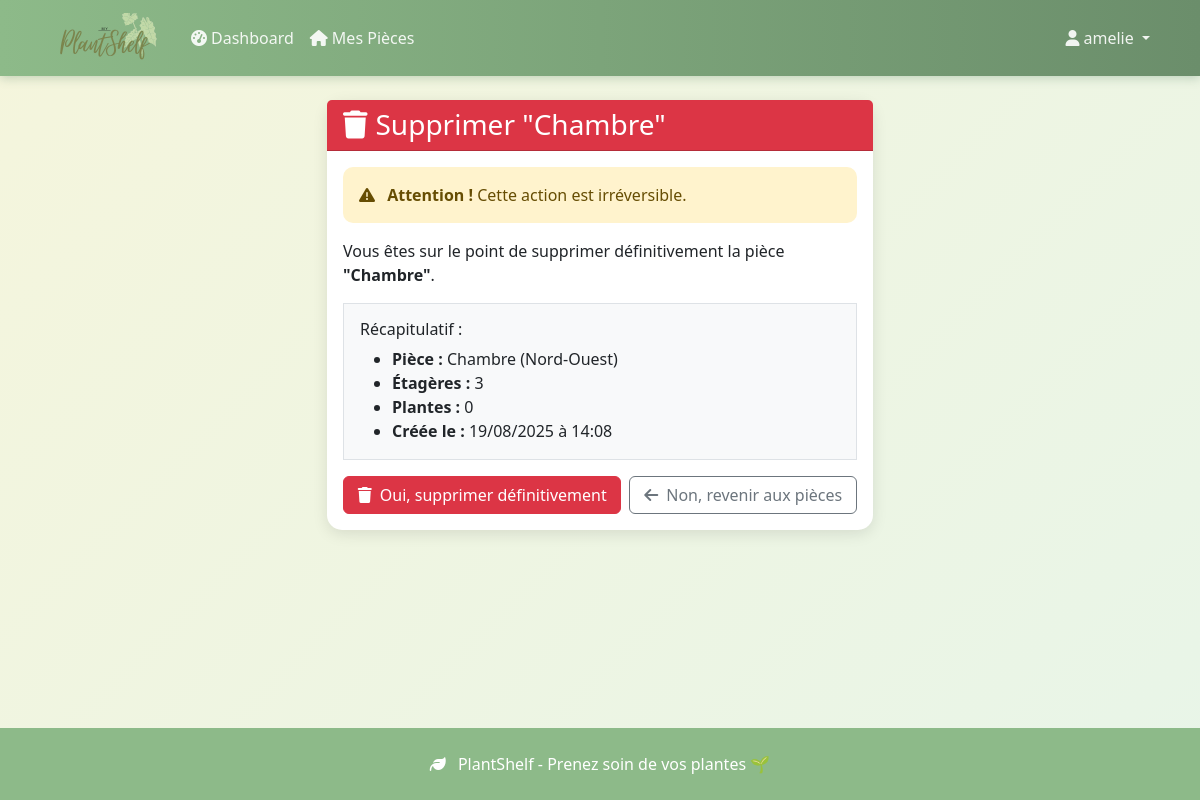
Before: /pieces/3/supprimer/ (signed in) with the older database file.
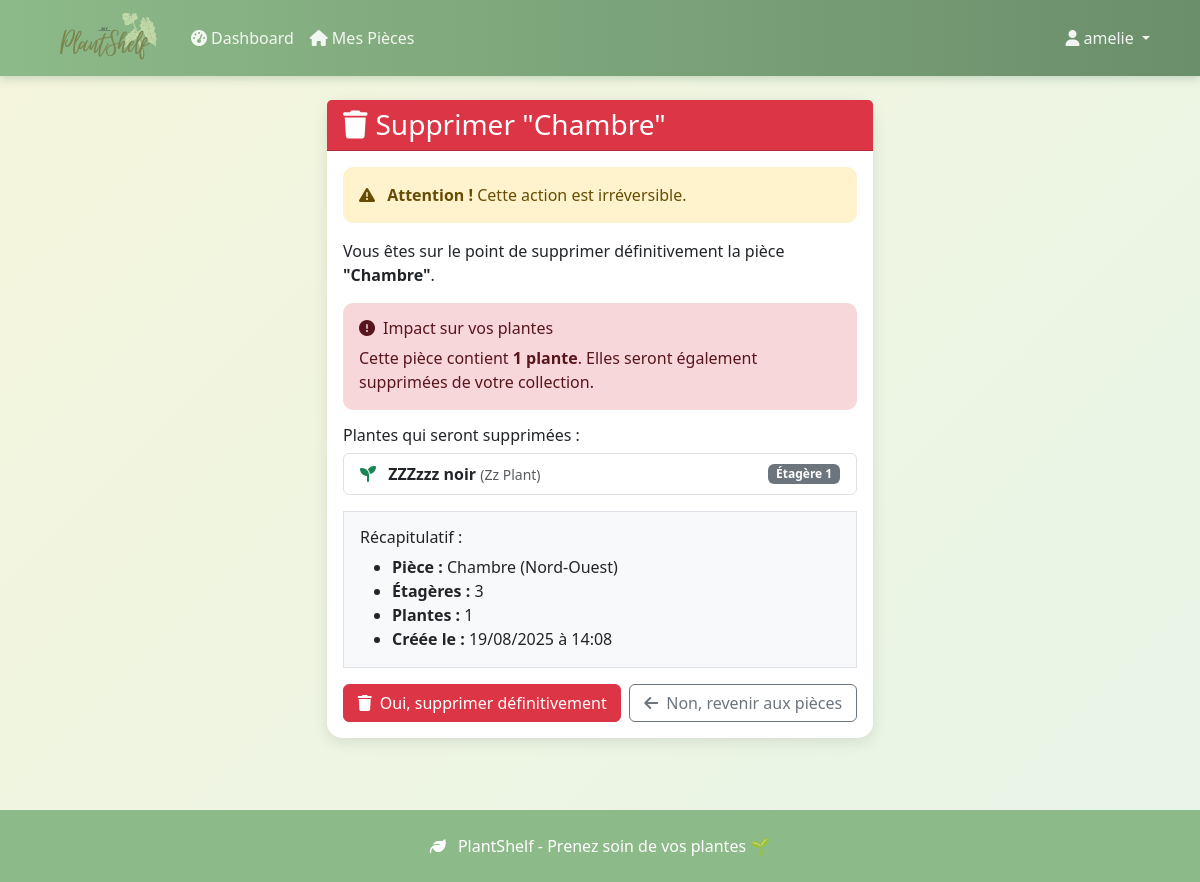
After: the same page with the newer database file.
### plantes/models.py (models this page shows, shortened)
class Piece(models.Model):
    EXPOSITION_CHOICES = [
        ('nord', 'Nord'),
        ('sud', 'Sud'),
        ('est', 'Est'),
        ('ouest', 'Ouest'),
        ('nord_est', 'Nord-Est'),
        ('nord_ouest', 'Nord-Ouest'),
        ('sud_est', 'Sud-Est'),
        ('sud_ouest', 'Sud-Ouest'),
    ]
    user = models.ForeignKey(User, on_delete=models.CASCADE, related_name='pieces')
    nom = models.CharField(max_length=100)
    exposition = models.CharField(max_length=20, choices=EXPOSITION_CHOICES)
    description = models.TextField(blank=True, null=True)
    nombre_etageres = models.IntegerField(default=3, validators=[MinValueValidator(1), MaxValueValidator(10)])
    created_at = models.DateTimeField(auto_now_add=True)
    updated_at = models.DateTimeField(auto_now=True)
    class Meta:
        ordering = ['nom']
        unique_together = ['user', 'nom']  # Pas deux pièces avec le même nom pour un user
    @property
    def nombre_plantes(self):
        return self.plantes.count()

class PlantePossedee(models.Model):
    user = models.ForeignKey(User, on_delete=models.CASCADE, related_name='plantes')
    espece = models.ForeignKey(EspecePlante, on_delete=models.CASCADE, related_name='instances')
    piece = models.ForeignKey(Piece, on_delete=models.CASCADE, related_name='plantes')
    nom_personnalise = models.CharField(max_length=100, blank=True, null=True)
    etagere_numero = models.IntegerField(default=1, validators=[MinValueValidator(1), MaxValueValidator(10)])
    position_x = models.IntegerField(default=0)  # Position horizontale sur l'étagère
    derniere_fois_arrosee = models.DateTimeField(auto_now_add=True)
    notes = models.TextField(blank=True, null=True)
    created_at = models.DateTimeField(auto_now_add=True)
    class Meta:
        ordering = ['piece', 'etagere_numero', 'position_x']
    @property
    def nom_affiche(self):
        return self.nom_personnalise or self.espece.nom_commun

class EspecePlante(models.Model):
    EXPOSITION_CHOICES = [
        ('faible', 'Lumière faible'),
        ('indirecte', 'Lumière indirecte'),
        ('directe', 'Lumière directe'),
        ('variable', 'Variable'),
    ]
    nom_commun = models.CharField(max_length=100)
    nom_scientifique = models.CharField(max_length=100, blank=True, null=True)
    perenual_id = models.IntegerField(blank=True, null=True, unique=True)
    frequence_arrosage_jours = models.IntegerField(default=7, validators=[MinValueValidator(1), MaxValueValidator(365)])
    exposition_preferee = models.CharField(max_length=20, choices=EXPOSITION_CHOICES, default='indirecte')
    image_design = models.ImageField(upload_to='plantes_designs/', blank=True, null=True)
    couleur_pot = models.CharField(max_length=7, default="#8B4513")  # Couleur hex
    created_at = models.DateTimeField(auto_now_add=True)
    class Meta:
        ordering = ['nom_commun']

### plantes/views.py (the view)
# urls.py: path('pieces/<int:piece_id>/supprimer/', views.supprimer_piece, name='supprimer_piece'),
@login_required
def supprimer_piece(request, piece_id):
    piece = get_object_or_404(Piece, id=piece_id, user=request.user)
    if request.method == 'POST':
        nom_piece = piece.nom
        piece.delete()
        messages.success(request, f'Pièce "{nom_piece}" supprimée avec succès!')
        return redirect('mes_pieces')
    return render(request, 'plantes/supprimer_piece.html', {'piece': piece})

### plantes/templates/plantes/supprimer_piece.html (shortened to what this page needs)
{% extends 'base.html' %}
{% block content %}
<div class="row justify-content-center">
    <div class="col-lg-6">
        <div class="card border-danger">
            <div class="card-header bg-danger text-white">
                <h3 class="mb-0">
                    <i class="fas fa-trash me-2"></i>Supprimer "{{ piece.nom }}"
                </h3>
            </div>
            <div class="card-body">
                <div class="alert alert-warning">
                    <i class="fas fa-exclamation-triangle me-2"></i>
                    <strong>Attention !</strong> Cette action est irréversible.
                </div>
                <p>Vous êtes sur le point de supprimer définitivement la pièce <strong>"{{ piece.nom }}"</strong>.</p>
                {% if piece.nombre_plantes > 0 %}
                <div class="alert alert-danger">
                    <h6 class="alert-heading">
                        <i class="fas fa-exclamation-circle me-2"></i>Impact sur vos plantes
                    </h6>
                    <p class="mb-0">
                        Cette pièce contient <strong>{{ piece.nombre_plantes }} plante{{ piece.nombre_plantes|pluralize }}</strong>.
                        Elles seront également supprimées de votre collection.
                    </p>
                </div>
                <h6>Plantes qui seront supprimées :</h6>
                <ul class="list-group mb-3">
                    {% for plante in piece.plantes.all %}
                    <li class="list-group-item d-flex justify-content-between align-items-center">
                        <div>
                            <i class="fas fa-seedling me-2 text-success"></i>
                            <strong>{{ plante.nom_affiche }}</strong>
                            <small class="text-muted">({{ plante.espece.nom_commun }})</small>
                        </div>
                        <span class="badge bg-secondary">
                            Étagère {{ plante.etagere_numero }}
                        </span>
                    </li>
                    {% endfor %}
                </ul>
                {% endif %}
                <div class="border p-3 bg-light mb-3">
                    <h6>Récapitulatif :</h6>
                    <ul class="mb-0">
                        <li><strong>Pièce :</strong> {{ piece.nom }} ({{ piece.get_exposition_display }})</li>
                        <li><strong>Étagères :</strong> {{ piece.nombre_etageres }}</li>
                        <li><strong>Plantes :</strong> {{ piece.nombre_plantes }}</li>
                        <li><strong>Créée le :</strong> {{ piece.created_at|date:"d/m/Y à H:i" }}</li>
                    </ul>
                </div>
                <form method="post">
                    <div class="d-grid gap-2 d-md-flex">
                        <button type="submit" class="btn btn-danger flex-md-fill">
                            <i class="fas fa-trash me-2"></i>Oui, supprimer définitivement
                        </button>
                        <a href="{% url 'mes_pieces' %}" class="btn btn-outline-secondary flex-md-fill">
                            <i class="fas fa-arrow-left me-2"></i>Non, revenir aux pièces
                        </a>
                    </div>
                </form>
            </div>
        </div>
    </div>
</div>
{% endblock %}

Changed rows visible on the page:
shown differently, row unchanged: Piece "Chambre": nombre_plantes (not shown) → "1"; nombre_plantes "0" → "1"
added PlantePossedee: nom_affiche "ZZZzzz noir", espece.nom_commun "Zz Plant", etagere_numero "1"
Other visible differences:
text now shown: "Impact sur vos plantes Cette pièce contient plante . Elles seront également supprimées de votre collection. Plantes qui seront supprimées :"
